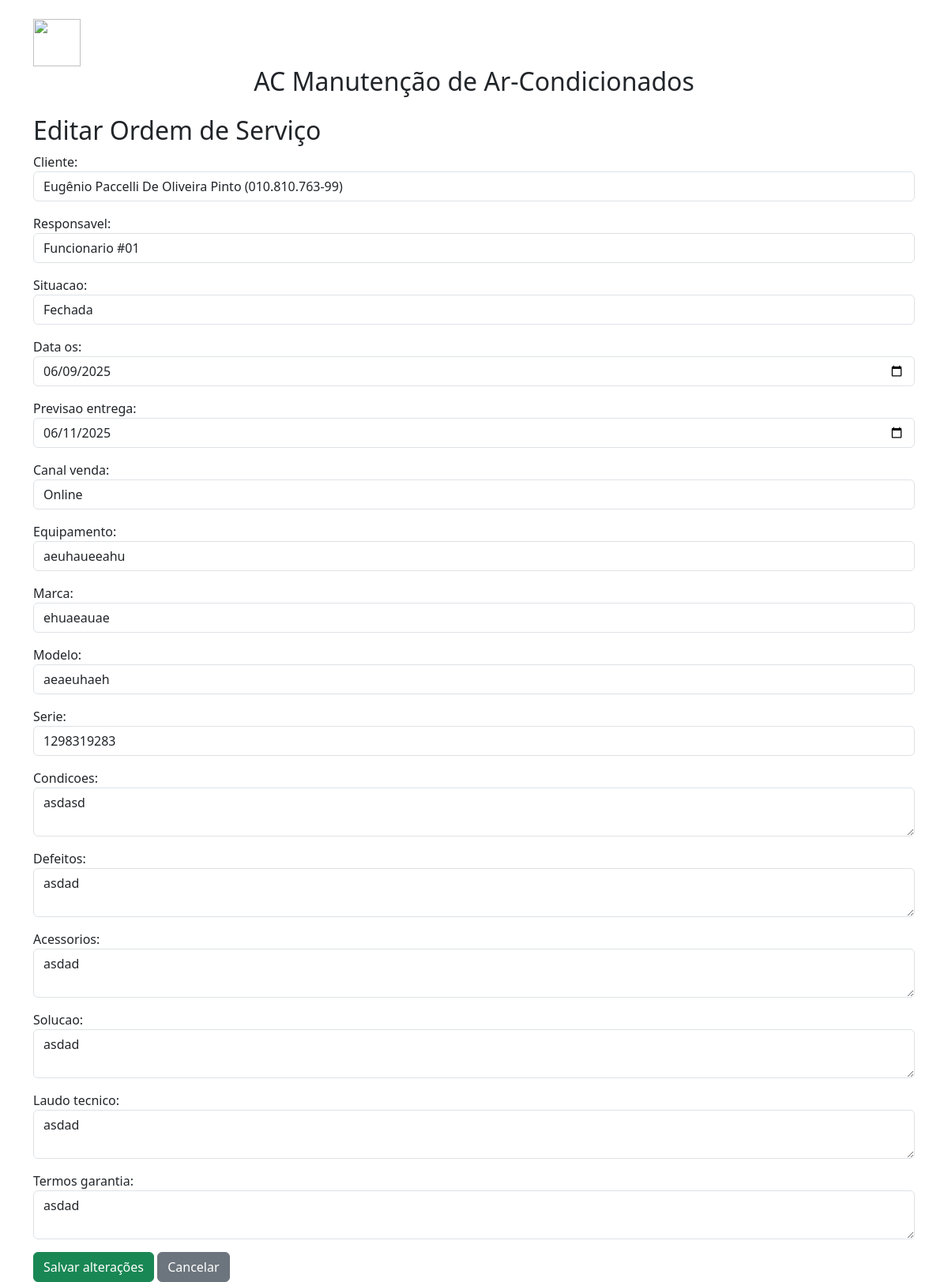
The page /editar/2/ on the database its author committed.
### ordem_servico/models.py (models this page shows, shortened)
class OrdemServico(models.Model):
    cliente = models.ForeignKey(Cliente, on_delete=models.PROTECT)
    responsavel = models.ForeignKey(Funcionario, on_delete=models.PROTECT)
    situacao = models.CharField(
        max_length=10,
        choices=Situacao.choices,
        default=Situacao.ABERTA
    )
    data_os = models.DateField()
    previsao_entrega = models.DateField()
    canal_venda = models.CharField(
        max_length=10,
        choices=CanalVenda.choices,
        default=CanalVenda.PRESENCIAL
    )
    equipamento = models.CharField(max_length=100)
    marca = models.CharField(max_length=50, blank=True)
    modelo = models.CharField(max_length=50, blank=True)
    serie = models.CharField(max_length=50, blank=True)
    condicoes = models.TextField(blank=True)
    defeitos = models.TextField(blank=True)
    acessorios = models.TextField(blank=True)
    solucao = models.TextField(blank=True)
    laudo_tecnico = models.TextField(blank=True)
    termos_garantia = models.TextField(blank=True)

### ordem_servico/views.py (the view)
# urls.py: path('editar/<int:ordem_id>/', views.editar_ordem, name='editar_ordem'),
def editar_ordem(request, ordem_id):
    ordem = get_object_or_404(OrdemServico, pk=ordem_id)
    if request.method == 'POST':
        form = OrdemServicoForm(request.POST, instance=ordem)
        if form.is_valid():
            os = form.save(commit=False)
            os.atualizado_por = request.user
            os.save()
            return redirect('detalhar_ordem', ordem_id=ordem.id)
    else:
        form = OrdemServicoForm(instance=ordem)
    return render(request, 'ordem_servico/editar_ordem.html', {'form': form})

### ordem_servico/forms.py (called while the page is built)
    def label_from_instance(self, obj):
        return f"{obj.nome} ({obj.cpf})"

### ordem_servico/models.py (called while the page is built)
    def __str__(self):
        return self.nome

### ordem_servico/templates/ordem_servico/editar_ordem.html (shortened to what this page needs)
{% extends 'ordem_servico/base.html' %}
{% block content %}
<h2>Editar Ordem de Serviço</h2>
<form method="post">
    {{ form.as_p }}
    <button type="submit" class="btn btn-success">Salvar alterações</button>
    <a href="{% url 'lista_ordens' %}" class="btn btn-secondary">Cancelar</a>
</form>
{% endblock %}

### rows shown on the page
OrdemServico: cliente "Eugênio Paccelli De Oliveira Pinto (010.810.763-99)", responsavel "Funcionario #01", situacao "Fechada", data_os "06/09/2025", previsao_entrega "06/11/2025", canal_venda "Online", equipamento "aeuhaueeahu", marca "ehuaeauae", modelo "aeaeuhaeh", serie "1298319283", condicoes "asdasd", defeitos "asdad", acessorios "asdad", solucao "asdad", laudo_tecnico "asdad", termos_garantia "asdad"
